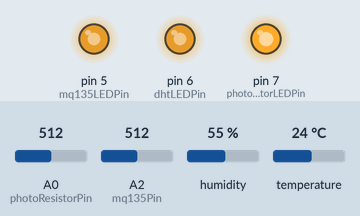
Recording of a sketch running on a simulated Arduino Uno, built with avr-gcc and run on an emulated ATmega328P. On the bench: output pins drawn as LEDs (lit = HIGH). The inputs (shaded band) are chosen by the test bench; at power-on: A0 (photoResistorPin) = 512, A2 (mq135Pin) = 512, humidity 55 %, temperature 24 °C. The local clock reads 2024-03-15 10:24:30 at power-on unless the sketch sets it; what the sketch prints to the serial monitor is not drawn.

Above: at 1.05 s.
At 31.05 s:
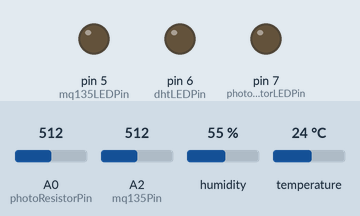
Timing chart, 0 to 40.2 s (numbered marks = the images above):
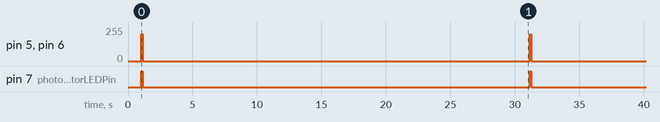

Measured:
- by itself, pin 5 (mq135LEDPin), pin 6 (dhtLEDPin): alternates 200/255 for 0.10 s and 0/255 for 30.0 s
- by itself, pin 7 (photoResistorLEDPin): alternates HIGH for 0.10 s and LOW for 30.0 s

The sketch:

DataCollection.ino
```cpp
#include <DHT.h>
#include <Wire.h>
#include <RTClib.h>

const int photoResistorPin = A0;
const int mq135Pin = A2;
const int dhtPin = 4;

const int photoResistorLEDPin = 7;
const int mq135LEDPin = 5;
const int dhtLEDPin = 6;

const int ledBrightness = 200;

// DHT sensor type
#define DHTTYPE DHT11
DHT dht(dhtPin, DHTTYPE);

RTC_DS1307 rtc;

void setup() {
    Serial.begin(9600);
    dht.begin();

    pinMode(photoResistorLEDPin, OUTPUT);
    pinMode(mq135LEDPin, OUTPUT);
    pinMode(dhtLEDPin, OUTPUT);

    delay(1000); // This delay is for sensor stabilization

    if (!rtc.begin()) {
        Serial.println("RTC module not found. Please check the connection.");
    } else {
        rtc.adjust(DateTime(F(__DATE__), F(__TIME__)));
    }
}

void loop() {
    // Read data from sensors
    int lightValue = analogRead(photoResistorPin);
    float lightLevel = lightValue / 1023.0 * 100;
    int mq135Value = analogRead(mq135Pin);
    float humidity = dht.readHumidity();
    float temperature = dht.readTemperature();

    // Fetch the current date and time from RTC
    DateTime now = rtc.now();

    if (!isnan(humidity) && !isnan(temperature)) {
        // Print timestamp and sensor data
        Serial.print(now.year(), DEC);
        Serial.print("/");
        Serial.print(now.month(), DEC);
        Serial.print("/");
        Serial.print(now.day(), DEC);
        Serial.print(" ");
        Serial.print(now.hour(), DEC);
        Serial.print(":");
        Serial.print(now.minute(), DEC);
        Serial.print(":");
        Serial.print(now.second(), DEC);
        Serial.print(",");
        Serial.print(lightLevel);
        Serial.print(",");
        Serial.print(mq135Value);
        Serial.print(",");
        Serial.print(humidity);
        Serial.print(",");
        Serial.println(temperature);

        // Indicate readings using LEDs
        analogWrite(photoResistorLEDPin, ledBrightness);
        analogWrite(mq135LEDPin, ledBrightness);
        analogWrite(dhtLEDPin, ledBrightness);
        delay(100);
        analogWrite(photoResistorLEDPin, 0);
        analogWrite(mq135LEDPin, 0);
        analogWrite(dhtLEDPin, 0);
    } else {
        Serial.println("Error reading DHT11 sensor!");
    }

    delay(30000); // 30-second delay between readings
}
```
